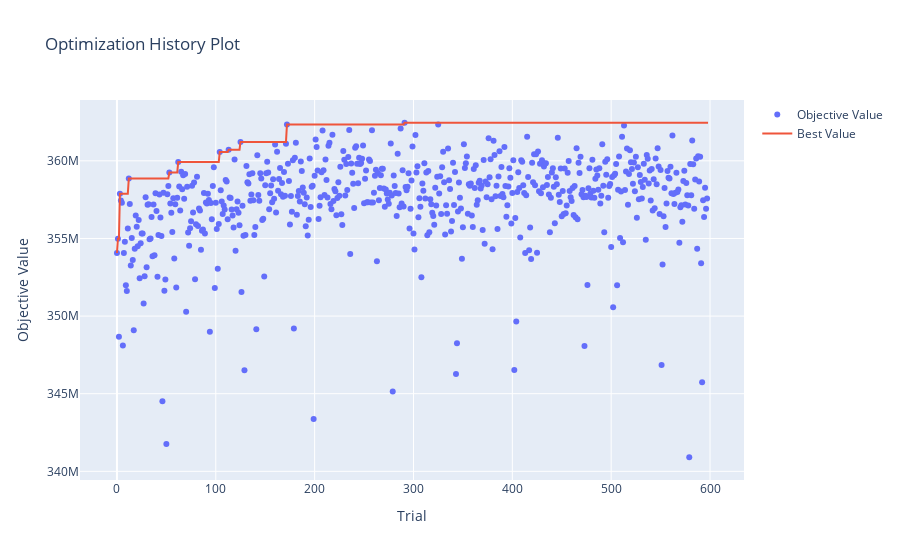

The code cell stored with this chart in its notebook:
### Code cell
optuna.visualization.plot_optimization_history(study_1)

### Figure 1 — Plotly figure (JSON) as saved in the notebook; plotly's stock layout.template omitted (floating-point values rounded to 4 significant figures; data arrays with more than 128 entries replaced by an {"elided": "..."} marker saying what was removed)
{"data": [{"mode": "markers", "name": "Objective Value", "type": "scatter", "x": {"elided": "598 int values"}, "y": {"elided": "598 int values"}}, {"mode": "lines", "name": "Best Value", "type": "scatter", "x": {"elided": "599 int values"}, "y": {"elided": "599 int values"}}, {"marker": {"color": "#cccccc"}, "mode": "markers", "name": "Infeasible Trial", "showlegend": false, "type": "scatter", "x": [], "y": []}], "layout": {"title": {"text": "Optimization History Plot"}, "xaxis": {"title": {"text": "Trial"}}, "yaxis": {"title": {"text": "Objective Value"}}}}
